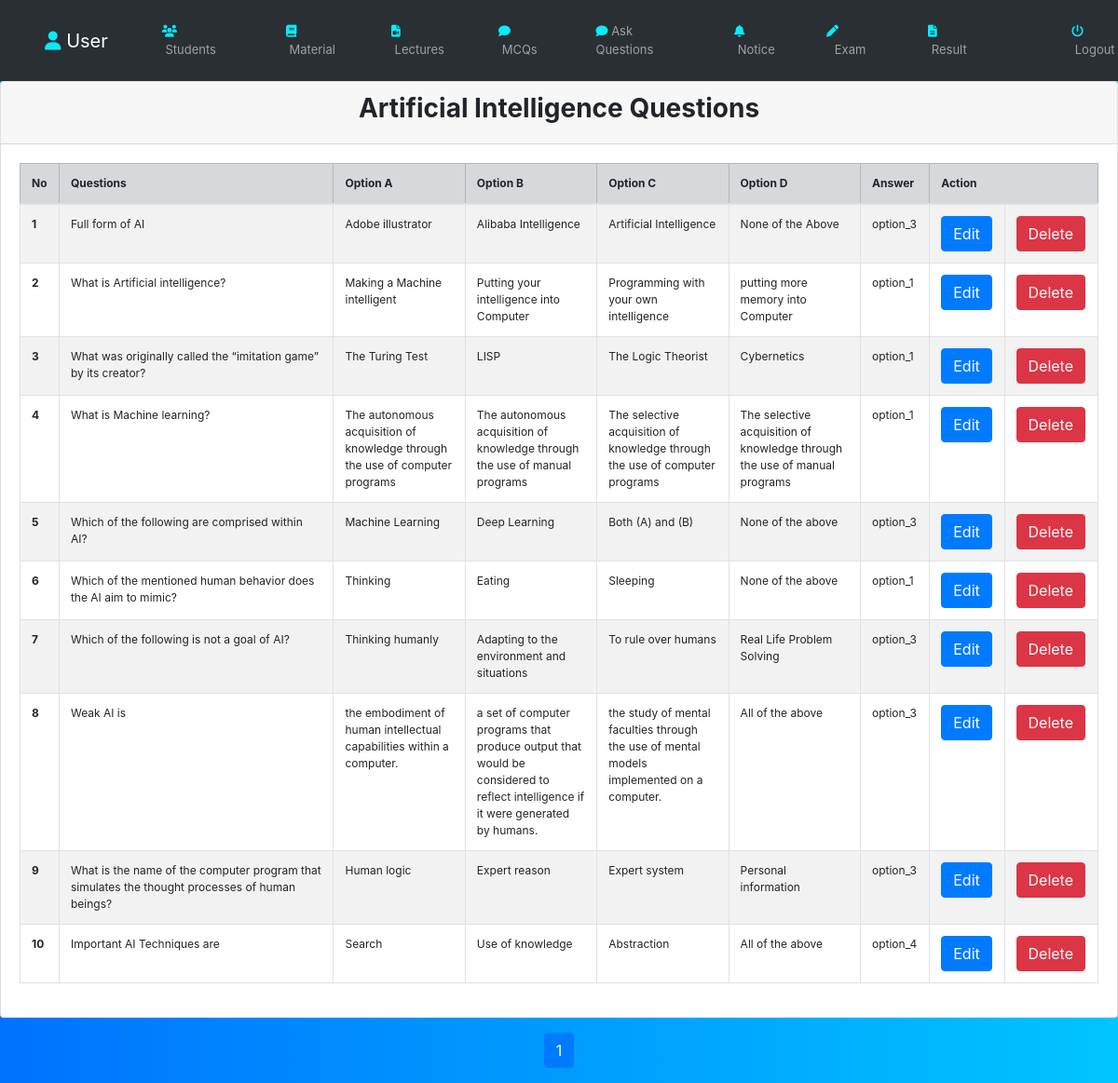
Page /faculty/view_questions.php?group_id=1 (signed in) on the committed database.
### tables this page shows
CREATE TABLE `exam_group` (
  `group_id` int(25) NOT NULL,
  `d_id` int(25) NOT NULL,
  `semester` int(2) NOT NULL,
  `sub_id` int(25) NOT NULL,
  `total_questions` varchar(255) NOT NULL,
  `total_time_minutes` int(5) NOT NULL,
  `date` date NOT NULL,
  `time` time NOT NULL,
  `group_token` varchar(255) NOT NULL,
  `admin_id` int(25) NOT NULL,
  `create_time` datetime NOT NULL DEFAULT current_timestamp(),
  `update_time` datetime DEFAULT NULL
);

CREATE TABLE `subject` (
  `sub_id` int(25) NOT NULL,
  `short_name` varchar(255) DEFAULT NULL,
  `subject` varchar(255) NOT NULL,
  `d_id` int(25) NOT NULL,
  `semester` int(10) NOT NULL,
  `create_time` datetime NOT NULL DEFAULT current_timestamp(),
  `update_time` datetime DEFAULT NULL
);

CREATE TABLE `exam` (
  `exam_id` int(25) NOT NULL,
  `group_id` int(25) NOT NULL,
  `que_no` int(5) NOT NULL,
  `question` varchar(255) NOT NULL,
  `option_1` varchar(255) NOT NULL,
  `option_2` varchar(255) NOT NULL,
  `option_3` varchar(255) NOT NULL,
  `option_4` varchar(255) NOT NULL,
  `answer` varchar(255) NOT NULL,
  `create_time` datetime NOT NULL DEFAULT current_timestamp(),
  `update_time` datetime DEFAULT NULL
);

### inc/function.php (called while the page is built, shortened)
<?php
require '../db/dbcon.php';
	?>
<?php
function sub_id($sub_id) {
	global $con;
	    $Select_Subject = "SELECT subject.subject FROM subject WHERE sub_id=$sub_id";
	    $SelectResult = mysqli_query($con, $Select_Subject);
	    $row = mysqli_fetch_array($SelectResult);
	     return $row['subject'];
}
function safe_string($str) {
	global $con;
	   	$str = trim($str);
  		$str = stripslashes($str);
  		$str = strip_tags($str);
  		$str = htmlspecialchars($str);
	   	$str = mysqli_real_escape_string($con,$str);
	return $str;
}
?>

### faculty/view_questions.php (the view)
<?php
include '../inc/faculty.php';
require '../db/dbcon.php';
	if (isset($_GET['group_id'])>0 && $_GET['group_id']!='') {
		$limit=10;
		if (isset($_GET['page'])) {
			$page=$_GET['page'];
		}else{
			$page=1;
		}
		$offset=($page-1)*$limit;
		$group_id =safe_string($_GET['group_id']);
		$subResult=mysqli_query($con,"SELECT sub_id FROM exam_group WHERE group_id=$group_id");
		$subject=mysqli_fetch_assoc($subResult);
?>
	<body class="bg-info">
		<div class="card">
			<div class="card-header">
				<h3 class="text-center font-weight-bold"><?php echo sub_id($subject['sub_id']); ?> Questions</h3>
			</div>
			<div class="card-body">
				<div class="table-responsive">
					<table class="table thover ts table-bordered">
						<thead class="table-secondary">
							<tr>
								<th width="2%">No</th>
								<th width="25%">Questions</th>
								<th width="12%">Option A</th>
								<th width="12%">Option B</th>
								<th width="12%">Option C</th>
								<th width="12%">Option D</th>
								<th width="5%">Answer</th>
								<th width="8%" colspan="2">Action</th>
							</tr>
						</thead>
						<tbody>
			<?php
	$sql="SELECT * FROM exam WHERE exam.group_id=$group_id LIMIT {$offset},{$limit}";
	$result=mysqli_query($con,$sql);
	$records=mysqli_num_rows($result);
	if ($records==0){
		echo "<td colspan='9' align='center' class='text-danger'><b>No Questions!</td></b>";
	}else{
		while ($row = mysqli_fetch_array($result)) {
		?>
							<tr>
								<td><?php echo "<b>".$row['que_no']."</b>"; ?></td>
								<td><?php echo $row['question']; ?></td>
								<td><?php echo $row['option_1']; ?></td>
								<td><?php echo $row['option_2']; ?></td>
								<td><?php echo $row['option_3']; ?></td>
								<td><?php echo $row['option_4']; ?></td>
								<td><?php echo $row['answer']; ?></td>
								<td >
									<a href="edit_questions.php?exam_id=<?php echo $row['exam_id']; ?>&group_id=<?php echo $group_id ?>" class="btn  btn-primary" href="">Edit</a>
								</td>
								<td >
									<a href="delete.php?exam_id=<?php echo $row['exam_id']; ?>&group_id=<?php echo $group_id ?>" class="btn  btn-danger" href="">Delete</a>
								</td>
							</tr>
					<?php
							}
					?>
							</tbody>
						</table>
					</div>
				</div>
			</div>
<div class="container mt-3">
<?php
			$total_page=ceil(mysqli_num_rows(mysqli_query($con,"SELECT * FROM exam WHERE exam.group_id=$group_id"))/$limit);
			echo'<ul class="pagination justify-content-center">';
			for ($i=1; $i<=$total_page; $i++) {
				if ($i==$page) {
					$active='active';
				} else{
					$active="";
				}
					$PageNo='<li class="page-item '.$active.'"><a class="page-link" href="view_questions.php?group_id='.$group_id.'&page='.$i.'">'.$i.'</a></li>';
				echo $PageNo;
			}
			echo'</ul>';
		}
} else {
		echo "<h2 class='text-danger text-center mt-5'>Invalid ID</h2> ";
}
?>
</div>
</body>
</html>

### inc/faculty.php (style rules this page uses)
table,th,td, center { font-size: 12px; }
.ts tbody tr:nth-of-type(odd) { background-color: rgba(0, 0, 0, 0.05); }
body { background: #00c6ff; background: linear-gradient(to right, #0072ff, #00c5ff); }

### rows in the picture
exam_group: sub.subject "Artificial Intelligence"
exam: que_no "1", question "Full form of AI", option_1 "Adobe illustrator", option_2 "Alibaba Intelligence", option_3 "Artificial Intelligence", option_4 "None of the Above", answer "option_3"
exam: que_no "2", question "What is Artificial intelligence?", option_1 "Making a Machine intelligent", option_2 "Putting your intelligence into Computer", option_3 "Programming with your own intelligence", option_4 "putting more memory into Computer", answer "option_1"
exam: que_no "3", question "What was originally called the “imitation game” by its creator?", option_1 "The Turing Test", option_2 "LISP", option_3 "The Logic Theorist", option_4 "Cybernetics", answer "option_1"
exam: que_no "4", question "What is Machine learning?", option_1 "The autonomous acquisition of knowledge through the use of computer programs", option_2 "The autonomous acquisition of knowledge through the use of manual programs", option_3 "The selective acquisition of knowledge through the use of computer programs", option_4 "The selective acquisition of knowledge through the use of manual programs", answer "option_1"
exam: que_no "5", question "Which of the following are comprised within AI?", option_1 "Machine Learning", option_2 "Deep Learning", option_3 "Both (A) and (B)", option_4 "None of the above", answer "option_3"
exam: que_no "6", question "Which of the mentioned human behavior does the AI aim to mimic?", option_1 "Thinking", option_2 "Eating", option_3 "Sleeping", option_4 "None of the above", answer "option_1"
exam: que_no "7", question "Which of the following is not a goal of AI?", option_1 "Thinking humanly", option_2 "Adapting to the environment and situations", option_3 "To rule over humans", option_4 "Real Life Problem Solving", answer "option_3"
exam: que_no "8", question "Weak AI is", option_1 "the embodiment of human intellectual capabilities within a computer.", option_2 "a set of computer programs that produce output that would be considered to reflect intelligence if it were generated by humans.", option_3 "the study of mental faculties through the use of mental models implemented on a computer.", option_4 "All of the above", answer "option_3"
exam: que_no "9", question "What is the name of the computer program that simulates the thought processes of human beings?", option_1 "Human logic", option_2 "Expert reason", option_3 "Expert system", option_4 "Personal information", answer "option_3"
exam: que_no "10", question "Important AI Techniques are", option_1 "Search", option_2 "Use of knowledge", option_3 "Abstraction", option_4 "All of the above", answer "option_4"
